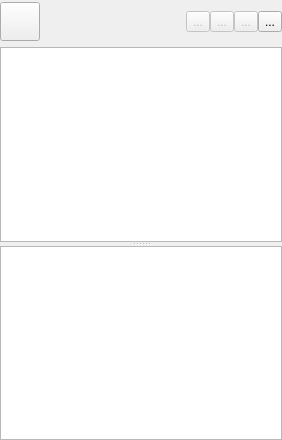
<?xml version="1.0" encoding="UTF-8"?>
<ui version="4.0">
 <class>ProjectView</class>
 <widget class="QWidget" name="ProjectView">
  <property name="geometry">
   <rect>
    <x>0</x>
    <y>0</y>
    <width>282</width>
    <height>440</height>
   </rect>
  </property>
  <layout class="QVBoxLayout" name="verticalLayout">
   <property name="leftMargin">
    <number>0</number>
   </property>
   <property name="topMargin">
    <number>0</number>
   </property>
   <property name="rightMargin">
    <number>0</number>
   </property>
   <property name="bottomMargin">
    <number>0</number>
   </property>
   <item>
    <layout class="QHBoxLayout" name="horizontalLayout_3">
     <property name="spacing">
      <number>0</number>
     </property>
     <property name="topMargin">
      <number>2</number>
     </property>
     <item>
      <widget class="QToolButton" name="toolButton_menu">
       <property name="toolTip">
        <string>Project</string>
       </property>
       <property name="icon">
        <iconset resource="resources/resources.qrc">
         <normaloff>:/images/application-menu.svg</normaloff>:/images/application-menu.svg</iconset>
       </property>
       <property name="iconSize">
        <size>
         <width>32</width>
         <height>32</height>
        </size>
       </property>
       <property name="popupMode">
        <enum>QToolButton::InstantPopup</enum>
       </property>
      </widget>
     </item>
     <item>
      <spacer name="horizontalSpacer">
       <property name="orientation">
        <enum>Qt::Horizontal</enum>
       </property>
       <property name="sizeHint" stdset="0">
        <size>
         <width>40</width>
         <height>20</height>
        </size>
       </property>
      </spacer>
     </item>
     <item>
      <widget class="QToolButton" name="toolButton_startDebug">
       <property name="enabled">
        <bool>false</bool>
       </property>
       <property name="toolTip">
        <string>Debug</string>
       </property>
       <property name="text">
        <string>...</string>
       </property>
       <property name="icon">
        <iconset resource="resources/resources.qrc">
         <normaloff>:/images/actions/debug.svg</normaloff>:/images/actions/debug.svg</iconset>
       </property>
       <property name="iconSize">
        <size>
         <width>32</width>
         <height>32</height>
        </size>
       </property>
      </widget>
     </item>
     <item>
      <widget class="QToolButton" name="toolButton_export">
       <property name="enabled">
        <bool>false</bool>
       </property>
       <property name="toolTip">
        <string>Project export</string>
       </property>
       <property name="text">
        <string>...</string>
       </property>
       <property name="icon">
        <iconset resource="resources/resources.qrc">
         <normaloff>:/images/document-export.svg</normaloff>:/images/document-export.svg</iconset>
       </property>
       <property name="iconSize">
        <size>
         <width>32</width>
         <height>32</height>
        </size>
       </property>
      </widget>
     </item>
     <item>
      <widget class="QToolButton" name="toolButton_find">
       <property name="enabled">
        <bool>false</bool>
       </property>
       <property name="toolTip">
        <string>Find</string>
       </property>
       <property name="text">
        <string>...</string>
       </property>
       <property name="icon">
        <iconset resource="resources/resources.qrc">
         <normaloff>:/images/edit-find.svg</normaloff>:/images/edit-find.svg</iconset>
       </property>
       <property name="iconSize">
        <size>
         <width>32</width>
         <height>32</height>
        </size>
       </property>
      </widget>
     </item>
     <item>
      <widget class="QToolButton" name="toolButton_tools">
       <property name="toolTip">
        <string>&lt;html&gt;&lt;head/&gt;&lt;body&gt;&lt;p&gt;Tools&lt;/p&gt;&lt;/body&gt;&lt;/html&gt;</string>
       </property>
       <property name="text">
        <string>...</string>
       </property>
       <property name="icon">
        <iconset resource="resources/resources.qrc">
         <normaloff>:/images/actions/run-build-configure.svg</normaloff>:/images/actions/run-build-configure.svg</iconset>
       </property>
       <property name="iconSize">
        <size>
         <width>32</width>
         <height>32</height>
        </size>
       </property>
       <property name="popupMode">
        <enum>QToolButton::InstantPopup</enum>
       </property>
      </widget>
     </item>
    </layout>
   </item>
   <item>
    <widget class="QSplitter" name="splitter">
     <property name="orientation">
      <enum>Qt::Vertical</enum>
     </property>
     <widget class="QTreeView" name="treeView">
      <property name="contextMenuPolicy">
       <enum>Qt::CustomContextMenu</enum>
      </property>
      <property name="editTriggers">
       <set>QAbstractItemView::EditKeyPressed</set>
      </property>
      <property name="dragEnabled">
       <bool>true</bool>
      </property>
      <property name="dragDropOverwriteMode">
       <bool>true</bool>
      </property>
      <property name="dragDropMode">
       <enum>QAbstractItemView::DragDrop</enum>
      </property>
      <property name="defaultDropAction">
       <enum>Qt::MoveAction</enum>
      </property>
      <property name="alternatingRowColors">
       <bool>true</bool>
      </property>
      <property name="selectionMode">
       <enum>QAbstractItemView::ExtendedSelection</enum>
      </property>
      <property name="iconSize">
       <size>
        <width>22</width>
        <height>22</height>
       </size>
      </property>
      <property name="animated">
       <bool>true</bool>
      </property>
      <attribute name="headerCascadingSectionResizes">
       <bool>true</bool>
      </attribute>
     </widget>
     <widget class="QListWidget" name="targetList">
      <property name="editTriggers">
       <set>QAbstractItemView::NoEditTriggers</set>
      </property>
      <property name="selectionMode">
       <enum>QAbstractItemView::NoSelection</enum>
      </property>
      <property name="iconSize">
       <size>
        <width>22</width>
        <height>22</height>
       </size>
      </property>
     </widget>
    </widget>
   </item>
  </layout>
 </widget>
 <resources>
  <include location="resources/resources.qrc"/>
 </resources>
 <connections/>
 <slots>
  <signal>buildProject()</signal>
 </slots>
</ui>
